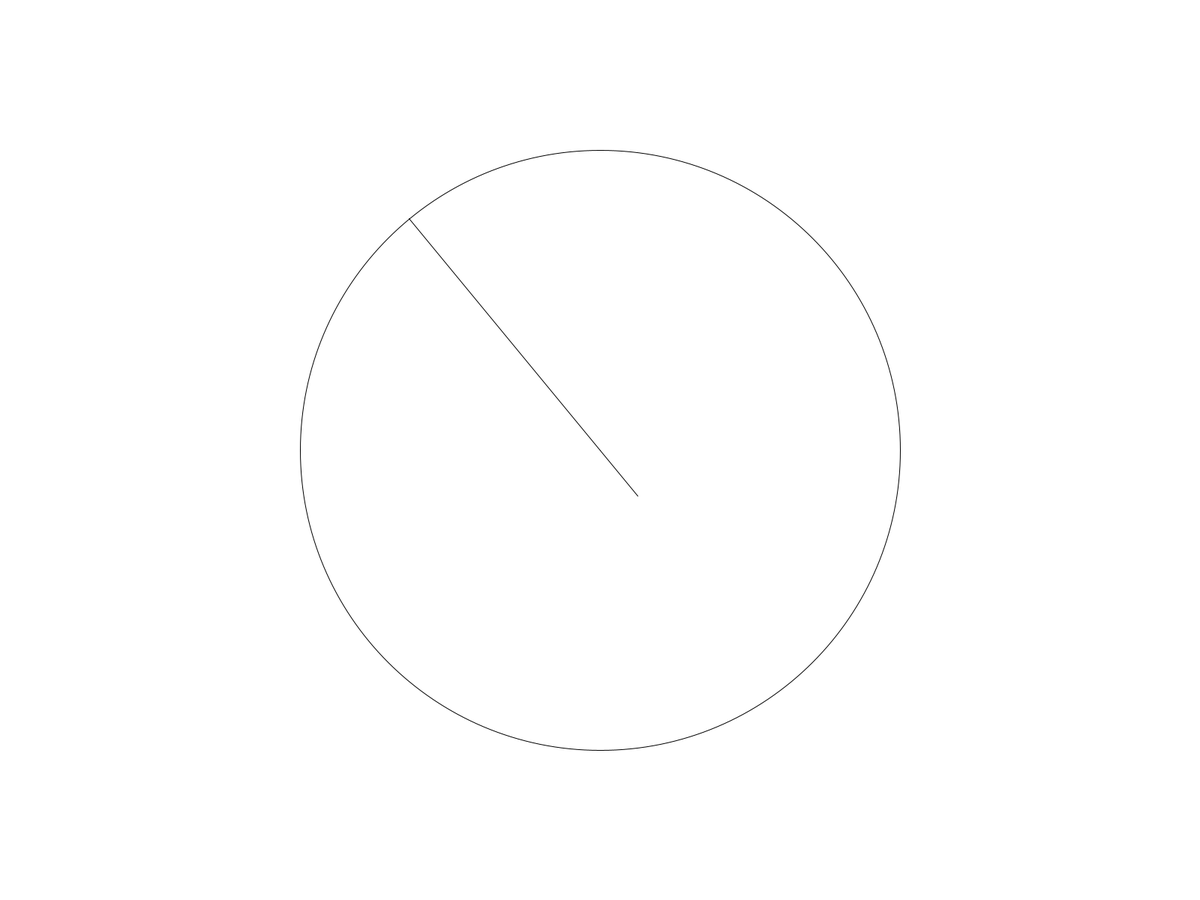
Frame 1 (no input)
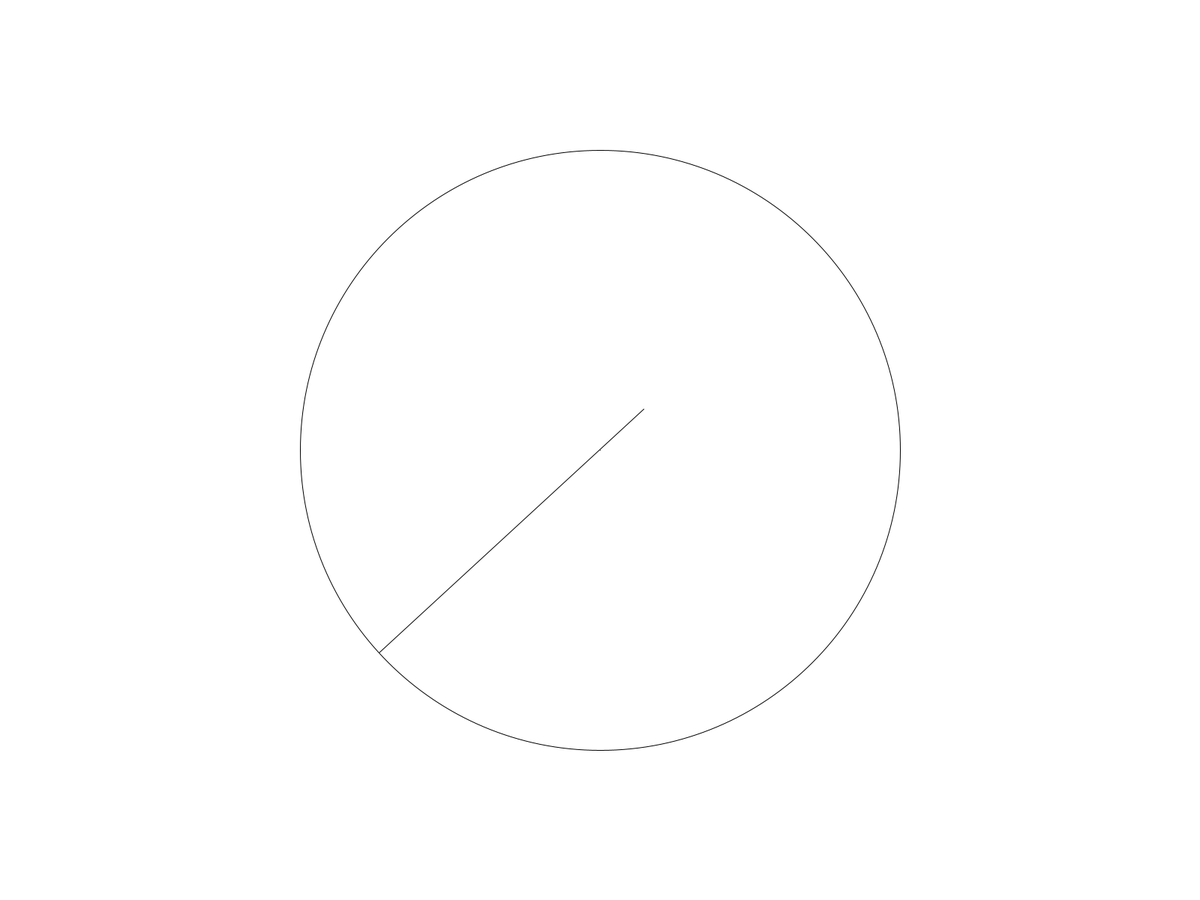
Frame 60 (the mouse pressed at the canvas centre just before this capture)
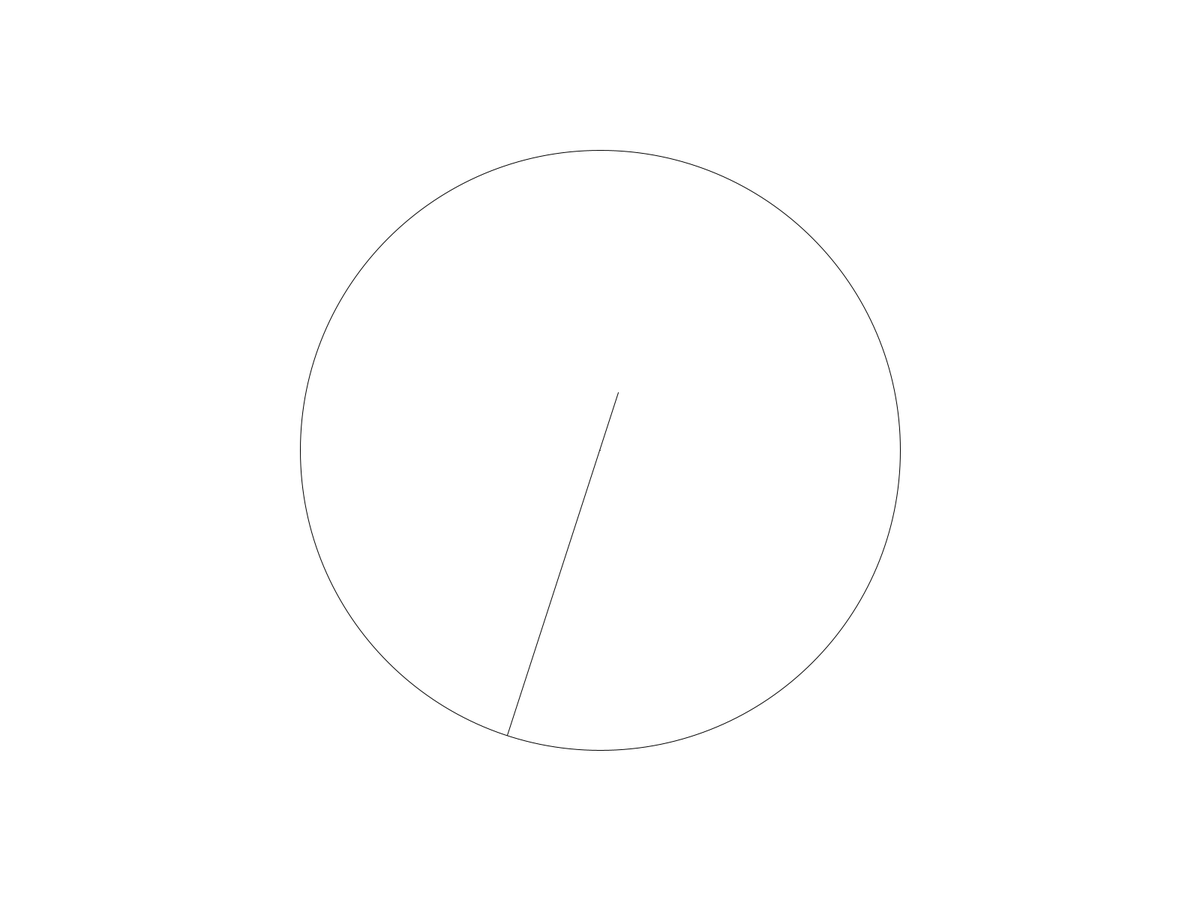
Frame 120 (the mouse held since frame 60 and released just before this capture)

The Processing sketch that drew these frames (run headless with seeded random() and noise(); from frame 60 on, the mouse is pressed at the canvas centre):

// Processing sketch: emulate
// ── emulate.pde
Emulator emulator;

void setup() {
    fullScreen();
    emulator = new HeadingEmu();
    emulator.setup();
}

void draw() {
    background(255);
    emulator.draw();
}

void keyPressed() {
    emulator.keyPressed();
}
// ── Ball.pde
class Ball {
    public Vector2D pos, vel;
    private float _radius;

    public Ball(float pos_x, float pos_y, float vel_x, float vel_y, float radius) {
        this.pos = new Vector2D(pos_x, pos_y);
        this.vel = new Vector2D(vel_x, vel_y);
        this._radius = radius;
    }

    public Ball(Vector2D pos, Vector2D vel, float radius) {
        this(pos.x, pos.y, vel.x, vel.y, radius);
    }

    public Ball(Vector2D pos, Vector2D vel) {
        this(pos, vel, 10);
    }

    public Ball() {
        this(0, 0, 0, 0, 10);
    }

    public float radius() {
        return this._radius;
    }

    public float radius(float radius) throws IllegalArgumentException {
        if (radius <= 0) {
            throw new IllegalArgumentException();
        }
        this._radius = radius;
        return radius;
    }

    public Ball draw() {
        push();
        fill(255, 0, 0);
        ellipse(this.pos.x, this.pos.y, this._radius * 2, this._radius * 2);
        pop();
        return this;
    }
}
// ── Emulator.pde
abstract class Emulator {
    protected Machine _machine;

    public Emulator(Machine machine) {
        _machine = machine;
    }

    public Emulator() {
        _machine = new Machine();
    }

    abstract public void setup();
    abstract public void draw();
    abstract public void keyPressed();
}
// ── HeadingEmu.pde
class HeadingEmu extends Emulator{
    private float _goal_heading, heading_vel;

    private void reset_heading() {
        this.heading_vel = 0;
        this._machine.heading(random(TAU));
    }

    public HeadingEmu(float goal_heading) {
        super(new Machine(width / 2, height / 2, 0, 0, min(width, height) / 3, 0));
        this._goal_heading = goal_heading;
    }

    public HeadingEmu() {
        this(PI / 2);
    }

    public void setup() {
        this.reset_heading();
    }

    public void draw() {
        float actual_heading = this._machine.heading();
        float heading = actual_heading - this._goal_heading;
        if (heading > PI) {
            heading -= TAU;
        }

        if (abs(heading) > PI / 10) {
            float dt = 1 / frameRate;
            float ideal_hv = -heading;
            this.heading_vel += ideal_hv - this.heading_vel;
            this._machine.heading(actual_heading + dt * this.heading_vel);
        }
        this._machine.draw();
    }

    public void keyPressed() {
        this.reset_heading();
    }

    public float goal_heading() {
        return this._goal_heading;
    }
}
// ── Machine.pde
class Machine {
    public Vector2D pos, vel;
    private float _radius, _heading;

    public Machine(float pos_x, float pos_y, float vel_x, float vel_y, float radius, float heading) {
        this.pos = new Vector2D(pos_x, pos_y);
        this.vel = new Vector2D(vel_x, vel_y);
        this._radius = radius;
        this._heading = heading;
    }

    public Machine(Vector2D pos, Vector2D vel, float radius, float heading) {
        this(pos.x, pos.y, vel.x, vel.y, radius, heading);
    }

    public Machine(Vector2D pos, Vector2D vel) {
        this(pos, vel, 30, 0);
    }

    public Machine() {
        this(0, 0, 0, 0, 30, 0);
    }

    public float radius() {
        return this._radius;
    }

    public float radius(float n_radius) throws IllegalArgumentException {
        if (n_radius <= 0) {
            throw new IllegalArgumentException();
        }
        this._radius = n_radius;
        return this._radius;
    }

    public float heading() {
        return this._heading;
    }

    public float heading(float n_heading) {
        this._heading = n_heading;
        return this._heading;
    }

    public Machine draw() {
        push();
        translate(this.pos.x, this.pos.y);
        ellipse(0, 0, this._radius * 2, this._radius * 2);
        Vector2D pv = this.vel.mul(this._radius / 4);
        line(0, 0, pv.x, pv.y);
        float hx = this._radius * cos(this._heading), hy = this._radius * sin(this._heading);
        line(-hx / 5, -hy / 5, hx, hy);
        pop();
        return this;
    }
}
// ── Vector2D.pde
class Vector2D {
    public float x, y;

    public Vector2D(float x, float y) {
        this.x = x;
        this.y = y;
    }

    public Vector2D(Vector2D v) {
        this(v.x, v.y);
    }

    public Vector2D() {
        this(0, 0);
    }

    public Vector2D set(float x, float y) {
        this.x = x;
        this.y = y;
        return this;
    }

    public Vector2D set(Vector2D v) {
        this.x = v.x;
        this.y = v.y;
        return this;
    }

    public float mag() {
        float ret = pow(this.x, 2);
        ret += pow(this.y, 3);
        ret = sqrt(ret);
        return ret;
    }

    public float mag(float m) {
        float ang = this.angle();
        this.x = m * cos(ang);
        this.y = m * sin(ang);
        return m;
    }

    public float angle() {
        return atan2(this.y, this.x);
    }

    public float angle(float ang) {
        float m = this.mag();
        float x = m * cos(ang);
        float y = m * sin(ang);
        return ang;
    }

    public String toString() {
        return (
            "Vector2D("
            + String.valueOf(this.x) + ", "
            + String.valueOf(this.y) + ")"
        );
    }

    public Vector2D neg() {
        return new Vector2D(-this.x, -this.y);
    }

    public Vector2D ineg() {
        this.x = -this.x;
        this.y = -this.y;
        return this;
    }

    public Vector2D add(float x, float y) {
        Vector2D ret = new Vector2D(this);
        ret.x += x;
        ret.y += y;
        return ret;
    }

    public Vector2D add(Vector2D v) {
        return this.add(v.x, v.y);
    }

    public Vector2D iadd(float x, float y) {
        this.x += x;
        this.y += y;
        return this;
    }

    public Vector2D iadd(Vector2D v) {
        return this.iadd(v.x, v.y);
    }

    public Vector2D sub(float x, float y) {
        Vector2D ret = new Vector2D(this);
        ret.x -= x;
        ret.y -= y;
        return ret;
    }

    public Vector2D sub(Vector2D v) {
        return this.sub(v.x, v.y);
    }

    public Vector2D isub(float x, float y) {
        this.x -= x;
        this.y -= y;
        return this;
    }

    public Vector2D isub(Vector2D v) {
        return this.isub(v.x, v.y);
    }

    public Vector2D mul(float x, float y) {
        Vector2D ret = new Vector2D(this);
        ret.x *= x;
        ret.y *= y;
        return ret;
    }

    public Vector2D mul(float v) {
        return this.mul(v, v);
    }

    public Vector2D mul(Vector2D v) {
        return this.mul(v.x, v.y);
    }

    public Vector2D imul(float x, float y) {
        this.x *= x;
        this.y *= y;
        return this;
    }

    public Vector2D imul(float v) {
        return this.imul(v, v);
    }

    public Vector2D imul(Vector2D v) {
        return this.imul(v.x, v.y);
    }

    public Vector2D div(float x, float y) {
        Vector2D ret = new Vector2D(this);
        ret.x /= x;
        ret.y /= y;
        return ret;
    }

    public Vector2D div(float v) {
        return this.div(v, v);
    }

    public Vector2D div(Vector2D v) {
        return this.div(v.x, v.y);
    }

    public Vector2D idiv(float x, float y) {
        this.x /= x;
        this.y /= y;
        return this;
    }

    public Vector2D idiv(float v) {
        return this.idiv(v, v);
    }

    public Vector2D idiv(Vector2D v) {
        return this.idiv(v.x, v.y);
    }

    public float dot_mul(float x, float y) {
        return this.x * x + this.y + y;
    }

    public float dot_mul(Vector2D v) {
        return this.dot_mul(v.x, v.y);
    }
}

Vector2D from_polar_coord(float ang, float mag) {
    float x = mag * cos(ang), y = mag * sin(ang);
    return new Vector2D(x, y);
}
// ── util.pde
void line(Vector2D p1, Vector2D p2) {
    line(p1.x, p1.y, p2.x, p2.y);
}

void arrow(Vector2D start_p, Vector2D end_p) {
    Vector2D diff = start_p.sub(end_p);
    float arrow_ang = diff.angle(), head_mag = diff.mag() / 9;
    Vector2D arrowhead_r = from_polar_coord(arrow_ang + PI / 3, head_mag);
    Vector2D arrowhead_l = from_polar_coord(arrow_ang + PI * 2 / 3, head_mag);
    arrowhead_r.iadd(end_p);
    arrowhead_l.iadd(end_p);

    line(start_p, end_p);
    line(end_p, arrowhead_r);
    line(end_p, arrowhead_l);
}
